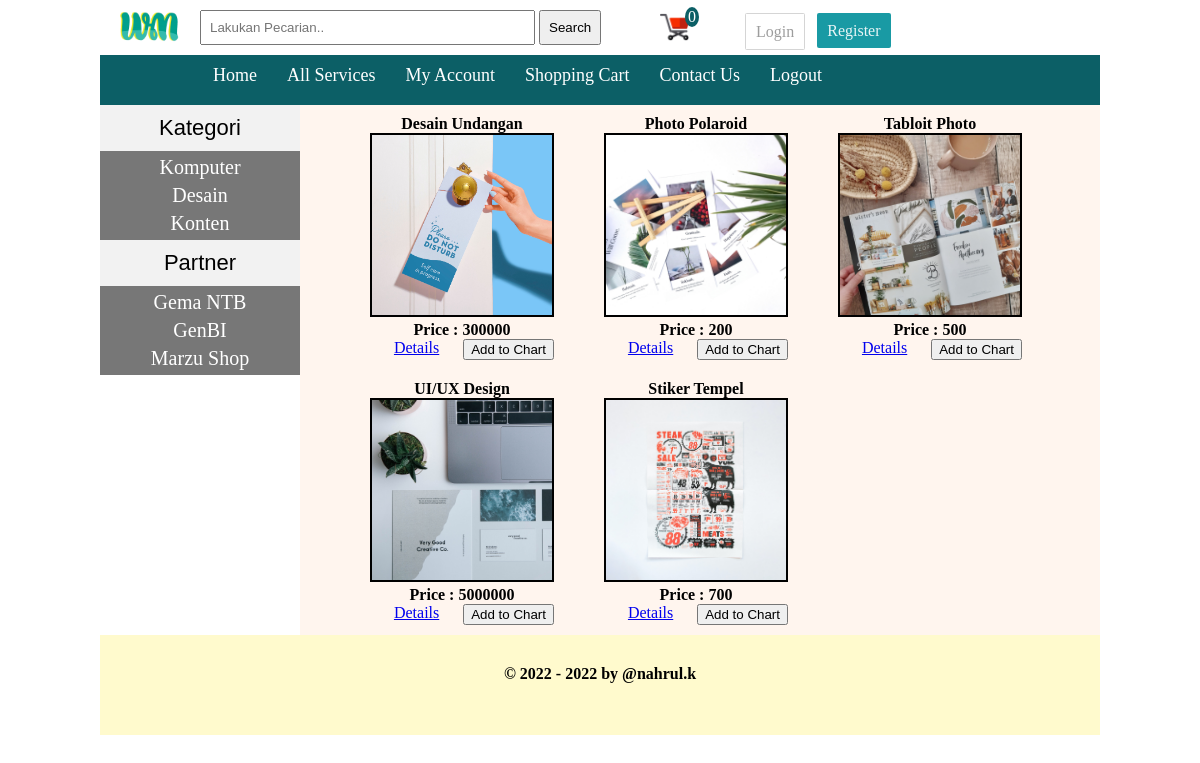
/index.php?cat=2, run on the app's committed database.
### tables this page shows
CREATE TABLE `categories` (
  `cat_id` int(100) NOT NULL,
  `cat_title` varchar(100) NOT NULL
);

CREATE TABLE `partner` (
  `brand_id` int(100) NOT NULL,
  `brand_title` varchar(250) NOT NULL
);

CREATE TABLE `product` (
  `product_id` int(100) NOT NULL,
  `product_cat` int(100) NOT NULL,
  `product_brand` int(100) NOT NULL,
  `product_title` varchar(255) NOT NULL,
  `product_price` int(100) NOT NULL,
  `product_desc` text NOT NULL,
  `product_image` text NOT NULL,
  `product_keywords` varchar(255) NOT NULL
);

### functions/functions.php (the view, shortened to what this page needs)
<?php
$servername = "localhost";
$username = "root";
$con = new mysqli($servername, $username, "", "warung_media");
function total_items(){
    global $con;
    $ip = get_ip();
    $run_items = mysqli_query($con, "SELECT * from cart where ip_address='$ip'");
    echo $count_items = mysqli_num_rows($run_items);
}
function get_ip() {
    if (!empty($_SERVER['HTTP_CLIENT_IP'])){
        $ip = $_SERVER['HTTP_CLIENT_IP'];
    } elseif(!empty($_SERVER['HTTP_X_FORWARDED_FOR'])){
        $ip = $_SERVER['HTTP_X_FORWARDED_FOR'];
    }else {
        $ip = $_SERVER['REMOTE_ADDR'];
    }
    return $ip;
}
function getCats() {
    global $con;
    $get_cats = "select * from categories";
    $run_cats = mysqli_query($con, $get_cats);
    while($row_cats=mysqli_fetch_array($run_cats)) {
        $cat_id = $row_cats['cat_id'];
        $cat_title = $row_cats['cat_title'];
        echo "<li><a href='index.php?cat=$cat_id'>$cat_title</a></li>";
    };
}
function getPartner(){
    global $con;
    $get_brands = "select * from partner";
    $run_brands = mysqli_query($con, $get_brands);
    while($row_brands=mysqli_fetch_array($run_brands)) {
        $brand_id = $row_brands['brand_id'];
        $brand_title = $row_brands['brand_title'];
        echo "<li><a href='index.php?brand=$brand_id'>$brand_title</a></li>";
    };
}
function getProByCat() {
    global $con;
    if(isset($_GET['cat'])){
        $cat_id = $_GET['cat'];
        $get_cat_pro = "SELECT * from product where product_cat='$cat_id'";
        $run_cat_pro = mysqli_query($con, $get_cat_pro);
        while ($row_cat_pro = mysqli_fetch_array($run_cat_pro)){
            $pro_id = $row_cat_pro['product_id'];
            $pro_title = $row_cat_pro['product_title'];
            $pro_price = $row_cat_pro['product_price'];
            $pro_image = $row_cat_pro['product_image'];
            echo "
            <div id='single_product'>
                <h3>$pro_title</h3>
                <img src='admin_area/product_images/$pro_image' width='180' height='180'>
                <p><b>Price : $pro_price</b></p>
                <a href='details.php?pro_id=$pro_id'>Details</a>
                <a href='index.php?add_cart=$pro_id'>
                    <button style='float:right'> Add to Chart</button>
                </a>
            </div>
            ";
        }
    }
}
?>

### styles/style.css (style rules this page uses)
html, body, div, span, applet, object, iframe, h1, h2, h3, h4, h5, h6, p, blockquote, pre, a, abbr, acronym, address, big, cite, code, del, dfn, em, img, ins, kbd, q, s, samp, small, strike, strong, sub, sup, tt, var, b, u, i, center, dl, dt, dd, ol, ul, li, fieldset, form, label, legend, table, caption, tbody, tfoot, thead, tr, th, td, article, aside, canvas, details, embed, figure, figcaption, footer, header, hgroup, menu, nav, output, ruby, section, summary, time, mark, audio, video { margin: 0; padding: 0; border: 0; font-size: 100%; vertical-align: baseline; }
#cats li { list-style: none; margin: 5px; }
#cats a { color: #fff; padding: 8px; margin: 5px; text-align: center; font-size: 20px; text-decoration: none; font-family: Cambria, Cochin, Georgia, Times, 'Times New Roman', serif; }
#single_product { float: left; margin-left: 30px; padding: 10px; }
#single_product img { border: 2px solid #000; }

### data on the page
categories: cat_title "Komputer"
categories: cat_title "Desain"
categories: cat_title "Konten"
partner: brand_title "Gema NTB"
partner: brand_title "GenBI"
partner: brand_title "Marzu Shop"
product: product_title "Desain Undangan", product_image (picture), product_price "300000"
product: product_title "Photo Polaroid", product_image (picture), product_price "200"
product: product_title "Tabloit Photo", product_image (picture), product_price "500"
product: product_title "UI/UX Design", product_image (picture), product_price "5000000"
product: product_title "Stiker Tempel", product_image (picture), product_price "700"

### other printed values
$count_items = mysqli_num_rows($run_items) "0"
